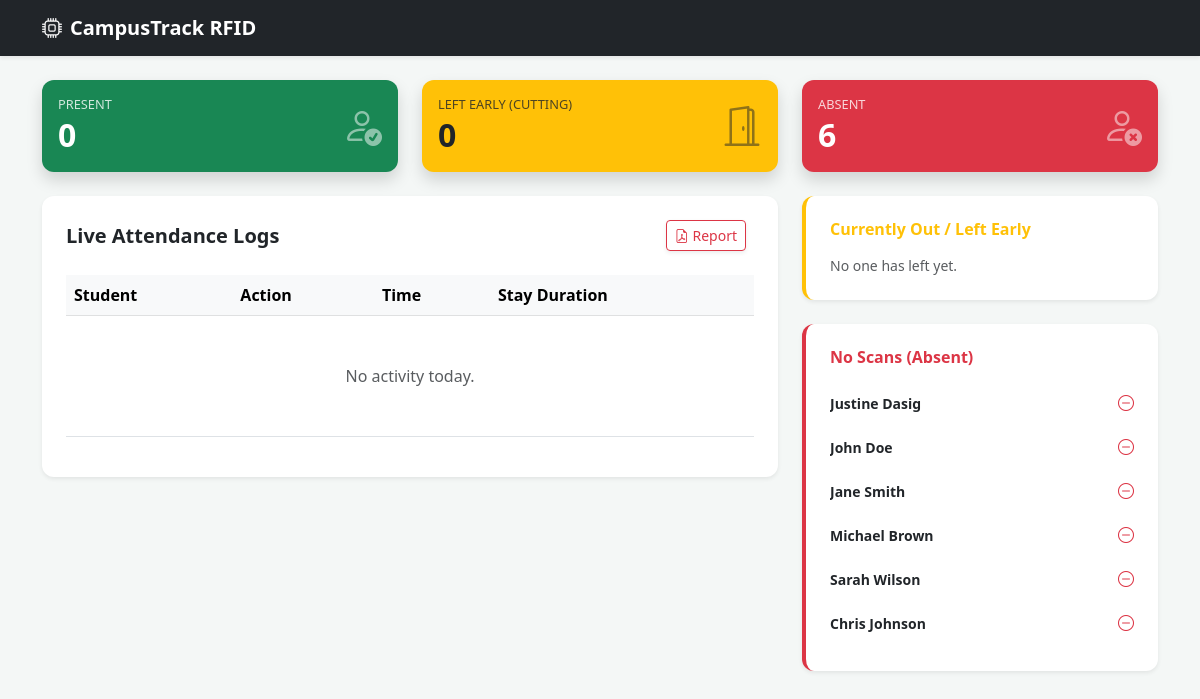
Before: / with the older database file.
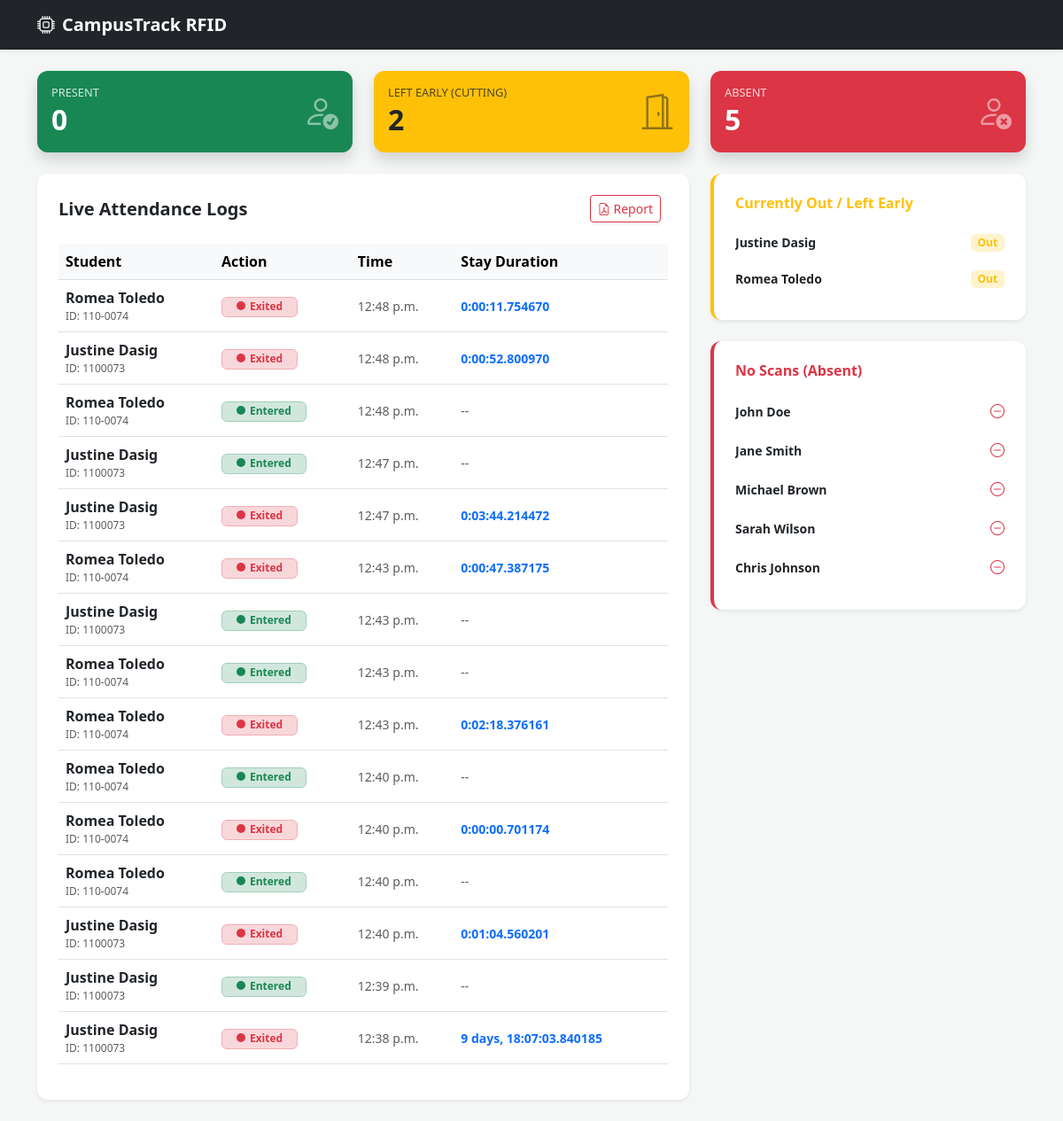
After: the same page with the newer database file.
### attendance/models.py (models this page shows, shortened)
class Student(models.Model):
    student_id = models.CharField(max_length=20, unique=True)
    rfid_uid = models.CharField(max_length=50, unique=True)
    name = models.CharField(max_length=100)

class Attendance(models.Model):
    STATUS_CHOICES = [
        ('IN', 'Entered'),
        ('OUT', 'Exited'),
    ]
    student = models.ForeignKey(Student, on_delete=models.CASCADE, related_name='logs')
    timestamp = models.DateTimeField(default=timezone.now)
    status = models.CharField(max_length=3, choices=STATUS_CHOICES)
    duration = models.DurationField(null=True, blank=True)
    class Meta:
        ordering = ['-timestamp']

### attendance/views.py (the view)
# urls.py: path("", views.dashboard),
def dashboard(request):
    today = timezone.now().date()
    all_students = Student.objects.all()
    logs = Attendance.objects.filter(timestamp__date=today).order_by('-timestamp')
    present_students = []
    cutting_students = []
    checked_in_ids = Attendance.objects.filter(
        timestamp__date=today
    ).values_list('student_id', flat=True).distinct()
    absent_students = all_students.exclude(id__in=checked_in_ids)
    students_who_showed_up = all_students.filter(id__in=checked_in_ids)
    for student in students_who_showed_up:
        latest_log = Attendance.objects.filter(
            student=student,
            timestamp__date=today
        ).latest('timestamp')
        if latest_log.status == 'IN':
            present_students.append(student)
        else:
            cutting_students.append(student)
    return render(request, "attendance/dashboard.html", {
        "logs": logs,
        "present_count": len(present_students),
        "cutting_count": len(cutting_students),
        "absent_count": absent_students.count(),
        "cutting_students": cutting_students,
        "absent_students": absent_students,
    })

### attendance/templates/attendance/dashboard.html (shortened to what this page needs)
<!DOCTYPE html>
<html lang="en">
<head>
    <link href="https://cdn.jsdelivr.net/npm/bootstrap@5.3.0/dist/css/bootstrap.min.css" rel="stylesheet">
    <link rel="stylesheet" href="https://cdn.jsdelivr.net/npm/bootstrap-icons@1.11.1/font/bootstrap-icons.css">
</head>
<body>
<nav class="navbar navbar-expand-lg navbar-dark bg-dark mb-4 shadow-sm">
    <div class="container">
        <a class="navbar-brand fw-bold" href="#"><i class="bi bi-cpu me-2"></i>CampusTrack RFID</a>
    </div>
</nav>
<div class="container"
     id="dashboard-content"
     hx-get="/"
     hx-trigger="every 0.5s"
     hx-select="#dashboard-content"
     hx-target="#dashboard-content">
    <div class="row g-4 mb-4">
        <div class="col-md-4">
            <div class="card stats-card bg-success text-white shadow">
                <div class="card-body d-flex justify-content-between align-items-center">
                    <div>
                        <h6 class="text-uppercase mb-1" style="font-size: 0.8rem; opacity: 0.8;">Present</h6>
                        <h2 class="mb-0 fw-bold">{{ present_count }}</h2>
                    </div>
                    <i class="bi bi-person-check fs-1 opacity-50"></i>
                </div>
            </div>
        </div>
        <div class="col-md-4">
            <div class="card stats-card bg-warning text-dark shadow">
                <div class="card-body d-flex justify-content-between align-items-center">
                    <div>
                        <h6 class="text-uppercase mb-1" style="font-size: 0.8rem; opacity: 0.8;">Left Early (Cutting)</h6>
                        <h2 class="mb-0 fw-bold">{{ cutting_count }}</h2>
                    </div>
                    <i class="bi bi-door-open fs-1 opacity-50"></i>
                </div>
            </div>
        </div>
        <div class="col-md-4">
            <div class="card stats-card bg-danger text-white shadow">
                <div class="card-body d-flex justify-content-between align-items-center">
                    <div>
                        <h6 class="text-uppercase mb-1" style="font-size: 0.8rem; opacity: 0.8;">Absent</h6>
                        <h2 class="mb-0 fw-bold">{{ absent_count }}</h2>
                    </div>
                    <i class="bi bi-person-x fs-1 opacity-50"></i>
                </div>
            </div>
        </div>
    </div>
    <div class="row">
        <div class="col-lg-8">
            <div class="table-container mb-4">
                <div class="d-flex justify-content-between align-items-center mb-4">
                    <h2 class="h5 fw-bold mb-0">Live Attendance Logs</h2>
                    <div>
                        <a href="{% url 'download_pdf' %}" class="btn btn-outline-danger btn-sm shadow-sm me-2">
                            <i class="bi bi-file-earmark-pdf"></i> Report
                        </a>
                    </div>
                </div>
                <div class="table-responsive">
                    <table class="table table-hover align-middle">
                        <thead class="table-light">
                            <tr>
                                <th>Student</th>
                                <th>Action</th>
                                <th>Time</th>
                                <th>Stay Duration</th>
                            </tr>
                        </thead>
                        <tbody>
                            {% for log in logs %}
                            <tr>
                                <td>
                                    <div class="fw-semibold">{{ log.student.name }}</div>
                                    <div class="text-muted extra-small" style="font-size: 0.75rem;">ID: {{ log.student.student_id }}</div>
                                </td>
                                <td>
                                    {% if log.status == "IN" %}
                                        <span class="badge bg-success-subtle text-success border border-success-subtle px-3">
                                            <span class="status-dot bg-success"></span>Entered
                                        </span>
                                    {% else %}
                                        <span class="badge bg-danger-subtle text-danger border border-danger-subtle px-3">
                                            <span class="status-dot bg-danger"></span>Exited
                                        </span>
                                    {% endif %}
                                </td>
                                <td class="text-muted small">{{ log.timestamp|date:"P" }}</td>
                                <td>
                                    {% if log.duration %}
                                        <span class="text-primary fw-bold small">{{ log.duration }}</span>
                                    {% else %}
                                        <span class="text-muted small">--</span>
                                    {% endif %}
                                </td>
                            </tr>
                            {% empty %}
                            <tr>
                                <td colspan="4" class="text-center py-5 text-muted">No activity today.</td>
                            </tr>
                            {% endfor %}
                        </tbody>
                    </table>
                </div>
            </div>
        </div>
        <div class="col-lg-4">
            <div class="table-container mb-4 border-start border-warning border-4">
                <h6 class="fw-bold text-warning mb-3">Currently Out / Left Early</h6>
                <div class="sidebar-list">
                    <ul class="list-group list-group-flush">
                        {% for student in cutting_students %}
                        <li class="list-group-item bg-transparent px-0 border-0 mb-1">
                            <div class="d-flex justify-content-between align-items-center">
                                <span class="fw-bold small">{{ student.name }}</span>
                                <span class="badge bg-warning-subtle text-warning small">Out</span>
                            </div>
                        </li>
                        {% empty %}
                        <li class="small text-muted">No one has left yet.</li>
                        {% endfor %}
                    </ul>
                </div>
            </div>
            <div class="table-container border-start border-danger border-4">
                <h6 class="fw-bold text-danger mb-3">No Scans (Absent)</h6>
                <div class="sidebar-list">
                    <ul class="list-group list-group-flush">
                        {% for student in absent_students %}
                        <li class="list-group-item bg-transparent px-0 border-0 mb-1">
                            <div class="d-flex justify-content-between align-items-center">
                                <span class="fw-bold small">{{ student.name }}</span>
                                <i class="bi bi-dash-circle text-danger"></i>
                            </div>
                        </li>
                        {% empty %}
                        <li class="small text-muted">Perfect attendance!</li>
                        {% endfor %}
                    </ul>
                </div>
            </div>
        </div>
    </div>
</div> <script src="https://cdn.jsdelivr.net/npm/bootstrap@5.3.0/dist/js/bootstrap.bundle.min.js"></script>
</body>
</html>

### attendance/templates/attendance/dashboard.html (style rules this page uses)
body { background-color: #f4f7f6; font-family: 'Segoe UI', Tahoma, Geneva, Verdana, sans-serif; }
.stats-card { border: none; border-radius: 12px; transition: transform 0.2s; }
.table-container { background: white; padding: 1.5rem; border-radius: 12px; box-shadow: 0 0.125rem 0.25rem rgba(0, 0, 0, 0.075); }
.status-dot { height: 10px; width: 10px; border-radius: 50%; display: inline-block; margin-right: 5px; }
.sidebar-list { max-height: 300px; overflow-y: auto; }

Changed rows visible on the page:
added Attendance: student.name "Romea Toledo", student.student_id "110-0074", status "OUT" (drawn), timestamp "12:48 p.m.", duration "0:00:11.754670"
added Attendance: student.name "Justine Dasig", student.student_id "1100073", status "OUT" (drawn), timestamp "12:48 p.m.", duration "0:00:52.800970"
added Attendance: student.name "Romea Toledo", student.student_id "110-0074", status "IN" (drawn), timestamp "12:48 p.m."
added Attendance: student.name "Justine Dasig", student.student_id "1100073", status "IN" (drawn), timestamp "12:47 p.m."
added Attendance: student.name "Justine Dasig", student.student_id "1100073", status "OUT" (drawn), timestamp "12:47 p.m.", duration "0:03:44.214472"
added Attendance: student.name "Romea Toledo", student.student_id "110-0074", status "OUT" (drawn), timestamp "12:43 p.m.", duration "0:00:47.387175"
added Attendance: student.name "Justine Dasig", student.student_id "1100073", status "IN" (drawn), timestamp "12:43 p.m."
added Attendance: student.name "Romea Toledo", student.student_id "110-0074", status "IN" (drawn), timestamp "12:43 p.m."
added Attendance: student.name "Romea Toledo", student.student_id "110-0074", status "OUT" (drawn), timestamp "12:43 p.m.", duration "0:02:18.376161"
added Attendance: student.name "Romea Toledo", student.student_id "110-0074", status "IN" (drawn), timestamp "12:40 p.m."
added Attendance: student.name "Romea Toledo", student.student_id "110-0074", status "OUT" (drawn), timestamp "12:40 p.m.", duration "0:00:00.701174"
added Attendance: student.name "Romea Toledo", student.student_id "110-0074", status "IN" (drawn), timestamp "12:40 p.m."
added Attendance: student.name "Justine Dasig", student.student_id "1100073", status "OUT" (drawn), timestamp "12:40 p.m.", duration "0:01:04.560201"
added Attendance: student.name "Justine Dasig", student.student_id "1100073", status "IN" (drawn), timestamp "12:39 p.m."
added Attendance: student.name "Justine Dasig", student.student_id "1100073", status "OUT" (drawn), timestamp "12:38 p.m.", duration "9 days, 18:07:03.840185"
shown differently, row unchanged: Student "Justine Dasig": moves from the list under "No Scans (Absent)" to the list under "Currently Out / Left Early"
added Student: name "Romea Toledo", shown under "Currently Out / Left Early"
Other visible differences:
{{ cutting_count }}: "0" → "2"
{{ absent_count }}: "6" → "5"
text no longer shown: "No activity today. No one has left yet."
